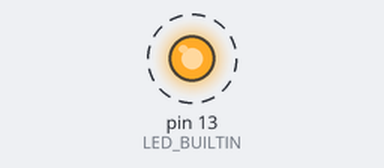
A sketch run on a simulated Arduino Mega 2560, built with avr-gcc and run on an emulated ATmega2560. On the bench: output pins drawn as LEDs (lit = HIGH). Dashed ring = blinking.

Above: at 0.5 s.
Timing chart, 0 to 4.6 s (numbered marks = the images above):
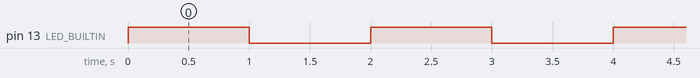

Measured:
- by itself, pin 13 (LED_BUILTIN): alternates HIGH for 1.0 s and LOW for 1.0 s

The sketch:

Serial_monitor_delay_test.ino
```cpp
/***********************************
Serial_monitor_delay_test

The purpose of this sketch is to attempt to slow down printing to the
serial monitor.  The issue stems from the AVR128DA48 board only printing
output inside the loop function.

************************************/


void setup() {
  //Add a blinking light to assure sketch is functioning properly
  pinMode(LED_BUILTIN, OUTPUT);
  //Start the serial1
  Serial1.begin(9600);
  //Insert Delay here
  //Wait for the serial port to connect before attempting to print
  while ( !Serial1 );
  //Print a line once to test if
  Serial1.println("First print");
}


void loop() {
  //Blink the LED on and off with a 1 second delay
  digitalWrite(LED_BUILTIN, HIGH);
  delay(1000);
  digitalWrite(LED_BUILTIN, LOW);
  delay(1000);
  //Print every loop
  Serial1.println("Void loop print");
}
```
